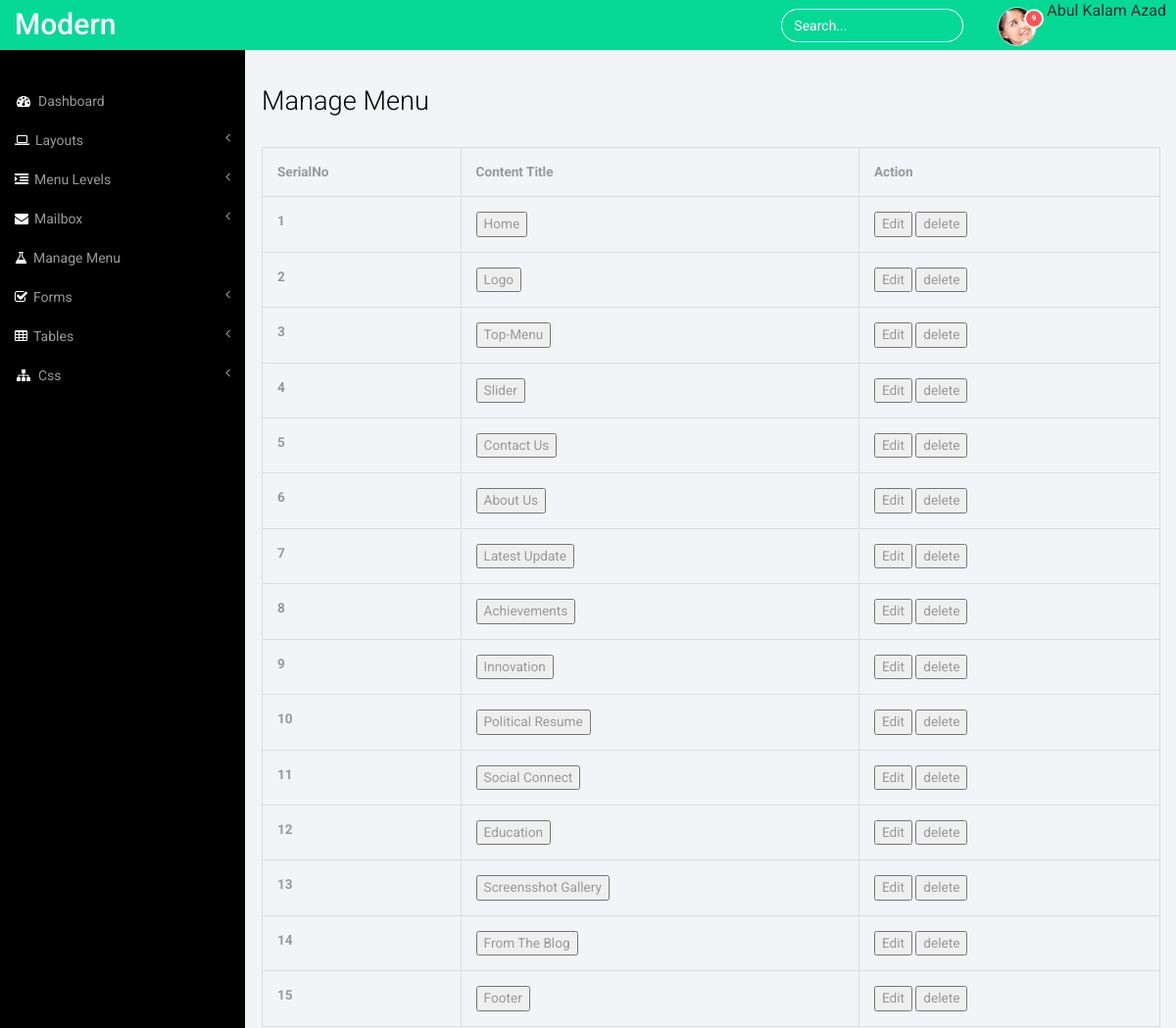
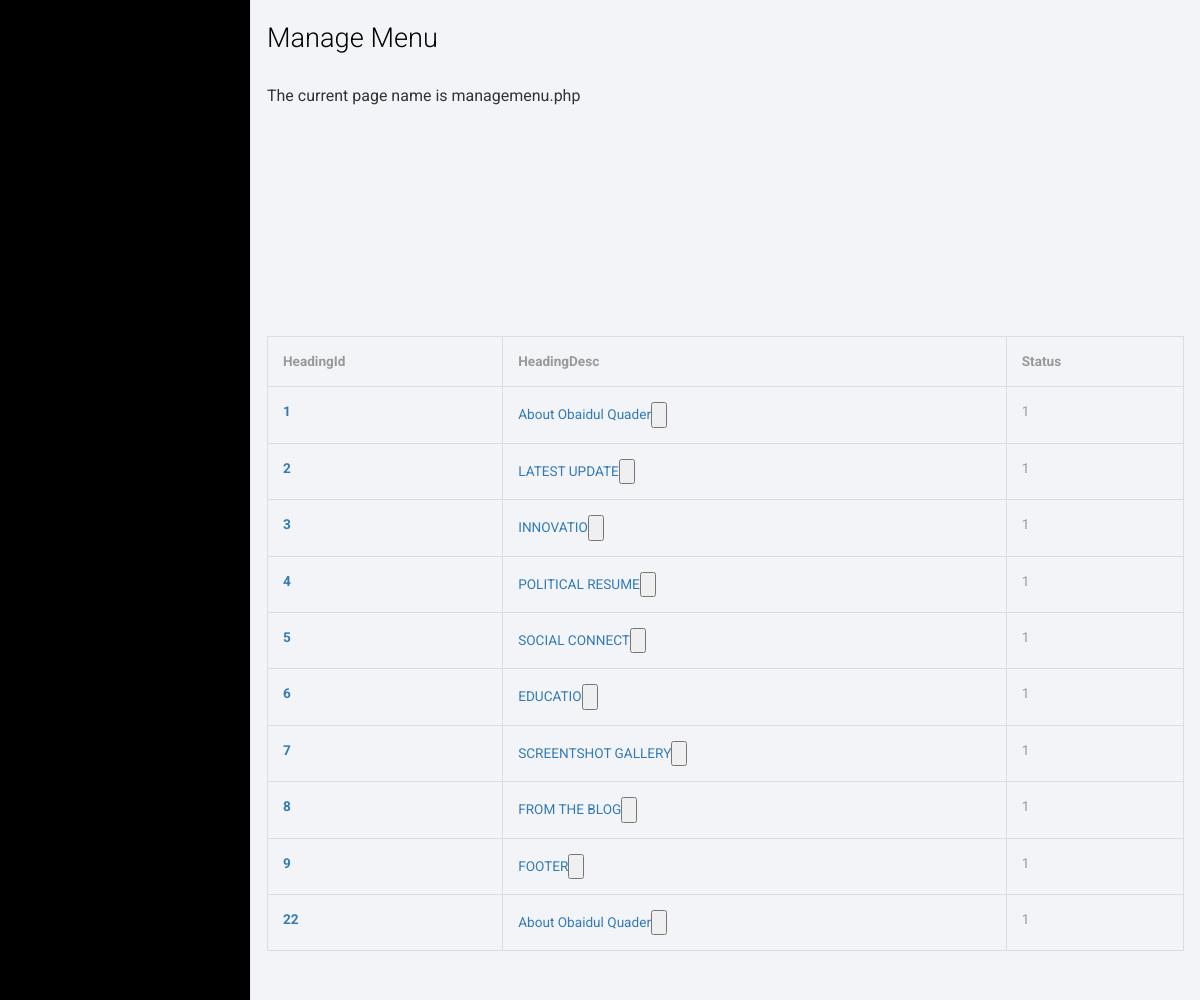
Page /adminPanel/managemenu.php on the committed database (2 pictures, top to bottom).
### tables this page shows
CREATE TABLE IF NOT EXISTS `heading` (
  `HeadingId` int(11) NOT NULL,
  `HeadingDesc` text,
  `Status` tinyint(1) DEFAULT NULL,
  `HeadingTitle` varchar(500) NOT NULL,
  PRIMARY KEY (`HeadingId`)
);

### adminPanel/managemenu.php (the view, shortened to what this page needs)
<!DOCTYPE HTML>
<html>
<head>
<link href="css/bootstrap.min.css" rel='stylesheet' type='text/css' />
<link href="css/style.css" rel='stylesheet' type='text/css' />
<link href="css/font-awesome.css" rel="stylesheet">
</head>
<body>
<div id="wrapper">
        <nav class="top1 navbar navbar-default navbar-static-top" role="navigation" style="margin-bottom: 0">
            <div class="navbar-header">
                <a class="navbar-brand" href="index.html">Modern</a>
            </div>
            <ul class="nav navbar-nav navbar-right">
			Abul Kalam Azad
			    <li class="dropdown">
	        		<a href="#" class="dropdown-toggle avatar" data-toggle="dropdown"><img src="images/1.png" alt=""/><span class="badge">9</span></a>
	      		</li>
			</ul>
			<form class="navbar-form navbar-right">
              <input type="text" class="form-control" value="Search..." onfocus="this.value = '';" onblur="if (this.value == '') {this.value = 'Search...';}">
            </form>
            <div class="navbar-default sidebar" role="navigation">
                <div class="sidebar-nav navbar-collapse">
                    <ul class="nav" id="side-menu">
                        <li>
                            <a href="index.html"><i class="fa fa-dashboard fa-fw nav_icon"></i>Dashboard</a>
                        </li>
                        <li>
                            <a href="#"><i class="fa fa-laptop nav_icon"></i>Layouts<span class="fa arrow"></span></a>
                        </li>
                        <li>
                            <a href="#"><i class="fa fa-indent nav_icon"></i>Menu Levels<span class="fa arrow"></span></a>
                        </li>
                        <li>
                            <a href="#"><i class="fa fa-envelope nav_icon"></i>Mailbox<span class="fa arrow"></span></a>
                        </li>
                        <li>
                            <a href="managemenu.php"><i class="fa fa-flask nav_icon"></i>Manage Menu</a>
                        </li>
                         <li>
                            <a href="#"><i class="fa fa-check-square-o nav_icon"></i>Forms<span class="fa arrow"></span></a>
                        </li>
                        <li>
                            <a href="#"><i class="fa fa-table nav_icon"></i>Tables<span class="fa arrow"></span></a>
                        </li>
                        <li>
                            <a href="#"><i class="fa fa-sitemap fa-fw nav_icon"></i>Css<span class="fa arrow"></span></a>
                        </li>
                    </ul>
                </div>
            </div>
        </nav>
        <div id="page-wrapper">
        <div class="graphs">
	     <div class="widget_head">Manage Menu</div>
		   <div class="widget_1">
					<table class="table table-bordered">
					  <thead>
						<tr>
						  <th>SerialNo</th>
						  <th>Content Title</th>
						  <th>Action</th>
						</tr>
					  </thead>
					  <tbody>
							<tr>
						  <th scope="row">1</th>
							<form method="post" action="#">
								<td>
									<input type="submit" name="about" value="Home">
								</td>
							</form>
								<td>
									<form method="post" action="#">
												<input type="submit" name="edit" value="Edit">
												<input type="submit" name="delete" value="delete">
									</form>
								</td>
						</tr>
						<tr>
						  <th scope="row">2</th>
							<form method="post" action="#">
								<td>
									<input type="submit" name="about" value="Logo">
								</td>
							</form>
								<td>
									<form method="post" action="#">
												<input type="submit" name="edit" value="Edit">
												<input type="submit" name="delete" value="delete">
									</form>
								</td>
						</tr>
							<tr>
						  <th scope="row">3</th>
							<form method="post" action="#">
								<td>
									<input type="submit" name="about" value="Top-Menu">
								</td>
							</form>
								<td>
									<form method="post" action="#">
												<input type="submit" name="edit" value="Edit">
												<input type="submit" name="delete" value="delete">
									</form>
								</td>
						</tr>
							<tr>
						  <th scope="row">4</th>
							<form method="post" action="#">
								<td>
									<input type="submit" name="about" value="Slider">
								</td>
							</form>
								<td>
									<form method="post" action="#">
												<input type="submit" name="edit" value="Edit">
												<input type="submit" name="delete" value="delete">
									</form>
								</td>
						</tr>
							<tr>
						  <th scope="row">5</th>
							<form method="post" action="#">
								<td>
									<input type="submit" name="about" value="Contact Us">
								</td>
							</form>
								<td>
									<form method="post" action="#">
												<input type="submit" name="edit" value="Edit">
												<input type="submit" name="delete" value="delete">
									</form>
								</td>
						</tr>
						<tr>
						  <th scope="row">6</th>
							<form method="post" action="menu-about-us.php">
								<td>
									<input type="submit" name="about" value="About Us">
								</td>
							</form>
								<td>
									<form method="post" action="#">
												<input type="submit" name="edit" value="Edit">
												<input type="submit" name="delete" value="delete">
									</form>
								</td>
						</tr>
						<tr>
						  <th scope="row">7</th>
							<form method="post" action="latest-update.php">
								<td>
									<input type="submit" name="about" value="Latest Update">
								</td>
							</form>
								<td>
									<form method="post" action="#">
												<input type="submit" name="edit" value="Edit">
												<input type="submit" name="delete" value="delete">
									</form>
								</td>
						</tr>
							<tr>
						  <th scope="row">8</th>
							<form method="post" action="#">
								<td>
									<input type="submit" name="about" value="Achievements">
								</td>
							</form>
								<td>
									<form method="post" action="#">
												<input type="submit" name="edit" value="Edit">
												<input type="submit" name="delete" value="delete">
									</form>
								</td>
						</tr>
							<tr>
						  <th scope="row">9</th>
							<form method="post" action="#">
								<td>
									<input type="submit" name="about" value="Innovation">
								</td>
							</form>
								<td>
									<form method="post" action="#">
												<input type="submit" name="edit" value="Edit">
												<input type="submit" name="delete" value="delete">
									</form>
								</td>
						</tr>
							<tr>
						  <th scope="row">10</th>
							<form method="post" action="#">
								<td>
									<input type="submit" name="about" value="Political Resume">
								</td>
							</form>
								<td>
									<form method="post" action="#">
												<input type="submit" name="edit" value="Edit">
												<input type="submit" name="delete" value="delete">
									</form>
								</td>
						</tr>
						<tr>
						  <th scope="row">11</th>
							<form method="post" action="#">
								<td>
									<input type="submit" name="about" value="Social Connect">
								</td>
							</form>
								<td>
									<form method="post" action="#">
												<input type="submit" name="edit" value="Edit">
												<input type="submit" name="delete" value="delete">
									</form>
								</td>
						</tr>
							<tr>
						  <th scope="row">12</th>
							<form method="post" action="#">
								<td>
									<input type="submit" name="about" value="Education">
								</td>
							</form>
								<td>
									<form method="post" action="#">
												<input type="submit" name="edit" value="Edit">
												<input type="submit" name="delete" value="delete">
									</form>
								</td>
						</tr>
							<tr>
						  <th scope="row">13</th>
							<form method="post" action="#">
								<td>
									<input type="submit" name="about" value="Screensshot Gallery">
								</td>
							</form>
								<td>
									<form method="post" action="#">
												<input type="submit" name="edit" value="Edit">
												<input type="submit" name="delete" value="delete">
									</form>
								</td>
						</tr>
							<tr>
						  <th scope="row">14</th>
							<form method="post" action="#">
								<td>
									<input type="submit" name="about" value="From The Blog">
								</td>
							</form>
								<td>
									<form method="post" action="#">
												<input type="submit" name="edit" value="Edit">
												<input type="submit" name="delete" value="delete">
									</form>
								</td>
						</tr>
							<tr>
						  <th scope="row">15</th>
							<form method="post" action="footer.php">
								<td>
									<input type="submit" name="about" value="Footer">
								</td>
							</form>
								<td>
									<form method="post" action="#">
												<input type="submit" name="edit" value="Edit">
												<input type="submit" name="delete" value="delete">
									</form>
								</td>
						</tr>
					  </tbody>
					</table>
			</div>
		      <div class="widget_head">Manage Menu</div>
			  <?php
function curPageName() {
 return substr($_SERVER["SCRIPT_NAME"],strrpos($_SERVER["SCRIPT_NAME"],"/")+1);
}
echo "The current page name is ".curPageName();
?>
		   <div class="widget_1">
		   		   	<?php
									$con = mysqli_connect("localhost","root","","editorDB");
									$sql = "SELECT * FROM Heading";
									$result = $con->query($sql);
								   echo "<table class='table table-bordered'>";
								   echo "<thead>";
								echo  	"<tr>";
								echo	"<th>";echo "HeadingId"; echo "</th>";
								echo	"<th>";echo "HeadingDesc"; echo "</th>";
								echo	"<th>";echo "Status"; echo "</th>";
								echo	"</tr>";
								     echo "</thead>";
									echo "<tbody>";
								   echo "<tr>";
								   while($row = $result->fetch_assoc())
								   {
									   echo "<th>";
										echo "<a href='#'>";
										echo $row['HeadingId'];
										echo "</a>";
									   echo "</th>";
									   echo "<td>";
									    echo '<form name="#" method="" action="menu-about-us.php">';
													echo "<a href='menu-about-us.php'>";
													echo $row['HeadingDesc'];
													echo "</a>";
													echo '<input type="submit" name="submit" value="" />';
										echo '</form>';
									   echo "</td>"; echo "<br>";
									   echo "<td>";
										echo $row['Status'];
									   echo "</td>";
								   echo "</tr>";
								   }
								   echo "</tbody>";
								   echo "</table>";
								?>
			</div>
		   <div class="widget_5">
             <div class="col-md-6 widget_1_box2">
             </div>
		     <div class="clearfix"> </div>
		   </div>
	  </div>
      </div>
   </div>
<link href="css/custom.css" rel="stylesheet">
</body>
</html>

### adminPanel/css/style.css (style rules this page uses)
ul, ol { margin: 0; }
html, body { font-family: 'Roboto', sans-serif; font-size: 100%; background:#000; overflow-x: hidden; }
body a { transition:0.5s all; -webkit-transition:0.5s all; -moz-transition:0.5s all; -o-transition:0.5s all; -ms-transition:0.5s all; }
.navbar .navbar-nav li a { padding: 0 10px; line-height: 56px; position: relative; }
.navbar .navbar-nav li .dropdown-toggle.avatar img { height: 40px; -webkit-border-radius: 50em; -moz-border-radius: 50em; border-radius: 50em; border: 1px solid #c0cadd; margin-top: -4px; }
.navbar .navbar-nav li a .badge { background: #ff5454; border: 2px solid white; position: absolute; top: 9px; right: 3px; font-size: 8px; line-height: 8px; padding: 4px 6px; -webkit-border-radius: 50em; -moz-border-radius: 50em; border-radius: 50em; min-width: 0; }
.navbar-default.sidebar { background-color: #000; font-family: 'Roboto', sans-serif; }
nav.top1.navbar.navbar-default.navbar-static-top { background-color:rgb(6, 217, 149); font-family: 'Roboto', sans-serif; }
.navbar-default .navbar-brand { color: #fff !important; font-size: 30px; font-weight: 500; }
.navbar-right { margin-right: 10px !important; }
.navbar-right li { display:inline-block; }
i.nav_icon { color: #fff; margin-right:6px; }
.sidebar ul li a { color: #999; font-size:14px; }
.form-control { background: none !important; border: 1px solid #fff !important; border-radius: 20px !important; box-shadow: none !important; }
.navbar-form.navbar-right input[type="text"] { color: #fff; }
form.navbar-form.navbar-right { margin:9px 0 0 0; }
ul.nav.navbar-nav.navbar-right { height: 51px; }
.sidebar-nav.navbar-collapse { margin: 2em 0 0 0; }
.graphs { padding: 2em 1em; background: #f2f4f8; font-family: 'Roboto', sans-serif; }
.xs h3, .widget_head { color:#000; font-size:1.7em; font-weight:300; margin-bottom: 1em; }
.table > thead > tr > th, .table > tbody > tr > th, .table > tfoot > tr > th, .table > thead > tr > td, .table > tbody > tr > td, .table > tfoot > tr > td { border-top: none !important; }
span.badge { min-width: 3rem; padding: 2px 9px; text-align: center; font-size: 0.85; line-height: inherit; color: #fff; position: absolute; right:38px; -webkit-box-sizing: border-box; -moz-box-sizing: border-box; box-sizing: border-box; border-radius: 2px; }
.table > thead > tr > th, .table > tbody > tr > th, .table > tfoot > tr > th, .table > thead > tr > td, .table > tbody > tr > td, .table > tfoot > tr > td { font-size: 0.85em; color: #999; }
.table td, .table>tbody>tr>td, .table>tbody>tr>th, .table>tfoot>tr>td, .table>tfoot>tr>th, .table>thead>tr>td, .table>thead>tr>th { padding:15px !important; }
.table > thead > tr > th { border-bottom: 1px solid #ddd !important; }
.widget_1_box2 { padding:0 5px; }
.widget_5 { margin:1em 0 0 0; }

### adminPanel/css/custom.css (style rules this page uses)
#wrapper { width: 100%; }
#page-wrapper { min-height: 568px; background-color: #fff; }
@media (min-width:768px) { #page-wrapper { position: inherit; margin: 0 0 0 250px; border-left: 1px solid #e7e7e7; } }
.sidebar .sidebar-nav.navbar-collapse { padding-right: 0; padding-left: 0; }
.sidebar .arrow { float: right; }
.sidebar .fa.arrow:before { content: "\f104"; }
@media (min-width:768px) { .sidebar { z-index: 1; position: absolute; width: 250px; margin-top: 51px; } }

### rows in the picture
heading: HeadingId "1", HeadingDesc "About Obaidul Quader", Status "1"
heading: HeadingId "2", HeadingDesc "LATEST UPDATE", Status "1"
heading: HeadingId "3", HeadingDesc "INNOVATIO", Status "1"
heading: HeadingId "4", HeadingDesc "POLITICAL RESUME", Status "1"
heading: HeadingId "5", HeadingDesc "SOCIAL CONNECT", Status "1"
heading: HeadingId "6", HeadingDesc "EDUCATIO", Status "1"
heading: HeadingId "7", HeadingDesc "SCREENTSHOT GALLERY", Status "1"
heading: HeadingId "8", HeadingDesc "FROM THE BLOG", Status "1"
heading: HeadingId "9", HeadingDesc "FOOTER", Status "1"
heading: HeadingId "22", HeadingDesc "About Obaidul Quader", Status "1"

### other values in the picture
curPageName() "managemenu.php"
